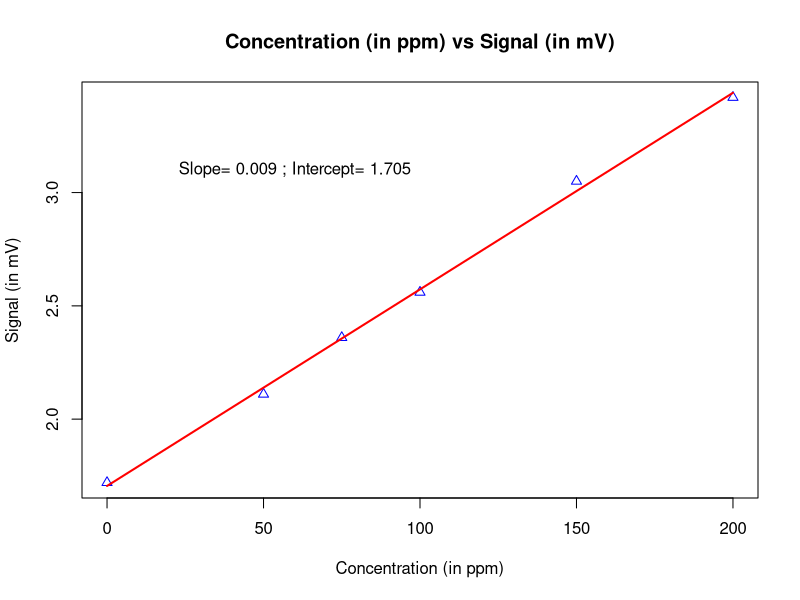

Here is the R script that generated this plot:
# 5. Chemists use Ion Sensitive Electrodes to measure ionic concentrations of
# acquous solutions. In order to calibrate this equipment, the output signal in
# millivolt was measured for known ion concentrations in units of ppm. The data is
# reproduced here:
#   concentration (in ppm) : 0.0, 50.0, 75.0, 100.0, 150.0, 200.0
# signal (in mV) : 1.72, 2.11, 2.36, 2.56, 3.05, 3.42
# Calculate a least square regression line between concentration and signal data.

X = c(0.0, 50.0, 75.0, 100.0, 150.0, 200.0)
Y = c(1.72, 2.11, 2.36, 2.56, 3.05, 3.42)
n = length(X)
sig_x_sq= sum(X^2)
sig_x_whole_sq= (sum(X))^2
sig_y = sum(Y)
sig_x = sum(X)
sig_X_Y = sum(X *Y)

delta = n*sig_x_sq - sig_x_whole_sq

b0 =  1/delta*(sig_y*sig_x_sq - sig_x * sig_X_Y )
b1 =  1/delta*(n* sig_X_Y - sig_x * sig_y )
y_fitted = b0 + b1*X

print(paste("Y_fitted"))

plot(X ,Y, col ="blue", pch =2,
     xlab = "Concentration (in ppm)", ylab= "Signal (in mV)", 
     main = "Concentration (in ppm) vs Signal (in mV)")
lines(X, y_fitted, col= "red", type ="l", lwd =2)
text(60, 3.1, paste("Slope=", round(b1,3), "; Intercept=", round(b0,3)))
     
